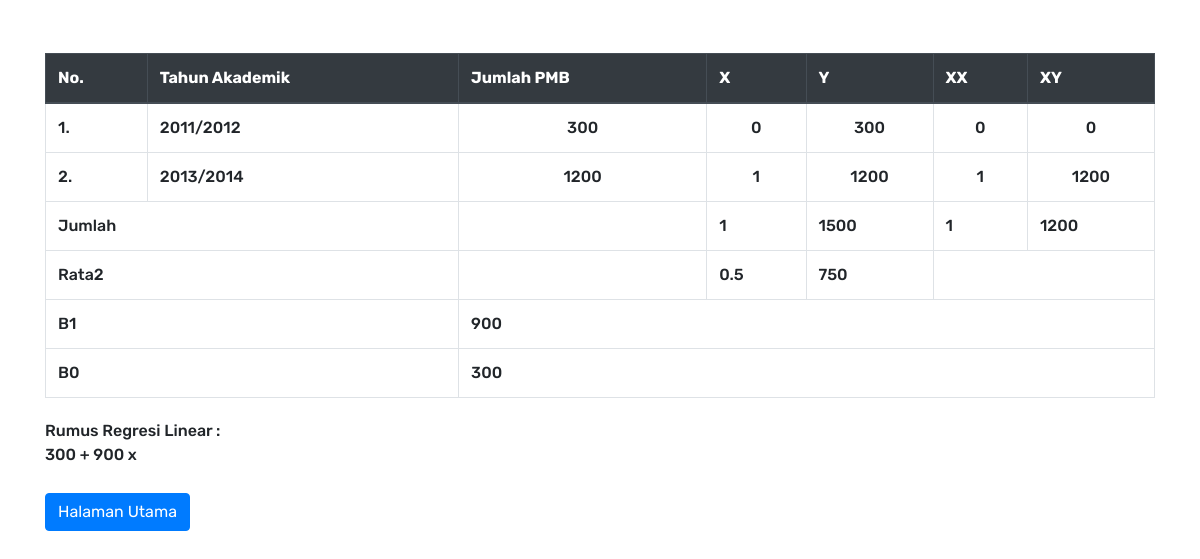
The page /tampil.php on the database its author committed.
### tables this page shows
CREATE TABLE `pmb` (
  `kd_pmb` int NOT NULL,
  `tahun_akademik` varchar(10) NOT NULL,
  `jumlah_pmb` int NOT NULL
);

### tampil.php (the view, shortened to what this page needs)
<?php include "_header.php"; ?>
<link rel="stylesheet" href="https://stackpath.bootstrapcdn.com/bootstrap/4.5.2/css/bootstrap.min.css">
<div class="container mt-5">
    <table class="table table-bordered table-hover">
        <thead class="thead-dark">
            <tr>
                <th>No.</th>
                <th>Tahun Akademik</th>
                <th>Jumlah PMB</th>
                <th>X</th>
                <th>Y</th>
                <th>XX</th>
                <th>XY</th>
            </tr>
        </thead>
        <tbody>
        <?php
        $sql = mysqli_query($db, "SELECT * FROM pmb") or die (mysqli_error($con));
        if (mysqli_num_rows($sql) > 0) {
            $x = 0;
            $jumlah_x = 0;
            $jumlah_y = 0;
            $jumlah_xx = 0;
            $jumlah_xy = 0;
            while ($data = mysqli_fetch_array($sql)) {
                $jumlah_x += $x;
                $jumlah_y += $data['jumlah_pmb'];
                $jumlah_xx += ($x * $x);
                $jumlah_xy += ($x * $data['jumlah_pmb']);
                ?>
                <tr>
                    <td><?= $x + 1; ?>.</td>
                    <td><?= $data['tahun_akademik']; ?></td>
                    <td align="center"><?= $data['jumlah_pmb']; ?></td>
                    <td align="center"><?= $x; ?></td>
                    <td align="center"><?= $data['jumlah_pmb']; ?></td>
                    <td align="center"><?= $x * $x; ?></td>
                    <td align="center"><?= $x * $data['jumlah_pmb']; ?></td>
                </tr>
                <?php
                $x++;
            }
            ?>
            <tr>
                <td colspan="2">Jumlah</td>
                <td></td>
                <td><?= $jumlah_x; ?></td>
                <td><?= $jumlah_y; ?></td>
                <td><?= $jumlah_xx; ?></td>
                <td><?= $jumlah_xy; ?></td>
            </tr>
            <tr>
                <td colspan="2">Rata2</td>
                <td></td>
                <td>
                    <?php
                    $rata2_x = $jumlah_x / $x;
                    echo $rata2_x;
                    ?>
                </td>
                <td>
                    <?php
                    $rata2_y = $jumlah_y / $x;
                    echo $rata2_y;
                    ?>
                </td>
                <td colspan="2"></td>
            </tr>
            <tr>
                <td colspan="2">B1</td>
                <td colspan="5">
                    <?php
                    $b1 = ($jumlah_xy - (($jumlah_x * $jumlah_y) / $x)) / ($jumlah_xx - ($jumlah_x * $jumlah_x) / $x);
                    echo $b1;
                    ?>
                </td>
            </tr>
            <tr>
                <td colspan="2">B0</td>
                <td colspan="5">
                    <?php
                    $b0 = $rata2_y - $b1 * $rata2_x;
                    echo $b0;
                    ?>
                </td>
            </tr>
        <?php
        }
        ?>
        </tbody>
    </table>
    <div class="mt-3">
        Rumus Regresi Linear :<br>
        <?php
        $y = $b0 . " + " . $b1 . " x";
        echo $y;
        ?>
    </div>
    <div class="mt-3">
        <a href="./" class="btn btn-primary">Halaman Utama</a>
    </div>
</div>
<?php include "_footer.php"; ?>

### _header.php (shortened to what this page needs)
<!DOCTYPE html>
<html lang="en">
<head>
</head>
<body>

### _header.php (style rules this page uses)
body { font-family: Arial, Helvetica, sans-serif; }
div { padding: 5px 0; }

### tampil.php (style rules this page uses)
body { font-family: "Rubik", sans-serif; font-optical-sizing: auto; font-weight: 500; font-style: normal; }

### rows shown on the page
pmb: tahun_akademik "2011/2012", jumlah_pmb "300", $x*$data['jumlah_pmb'] "0"
pmb: tahun_akademik "2013/2014", jumlah_pmb "1200", $x*$data['jumlah_pmb'] "1200"

### other values the page prints
$jumlah_x "1"
$jumlah_y "1500"
$jumlah_xx "1"
$jumlah_xy "1200"
$rata2_x "0.5"
$rata2_y "750"
$b1 "900"
$b0 "300"
$y "300 + 900 x"
